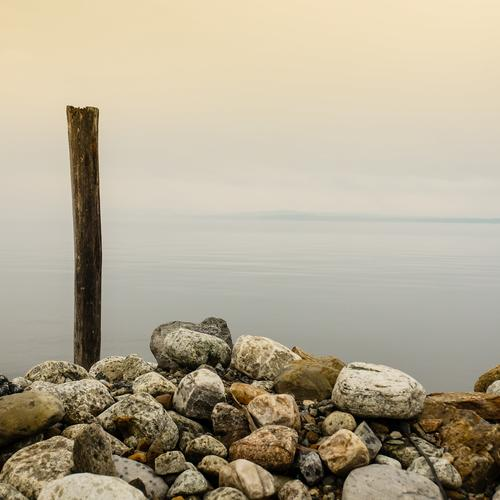
#> input picture Image_Quality_Detector/images/original/image_00000.jpg, 500 x 500 px; its folder holds only this picture in this run
$ jupyter execute --allow-errors part-1.ipynb
#> lines starting #> are read from the running program, lines starting #| are printed output that depends on the picture
#> further down, img is the input picture: PIL image 500x500 RGB; mean R, G, B 178.2, 168.3, 146.6
#> `img = img.filter(ImageFilter.BLUR)`:
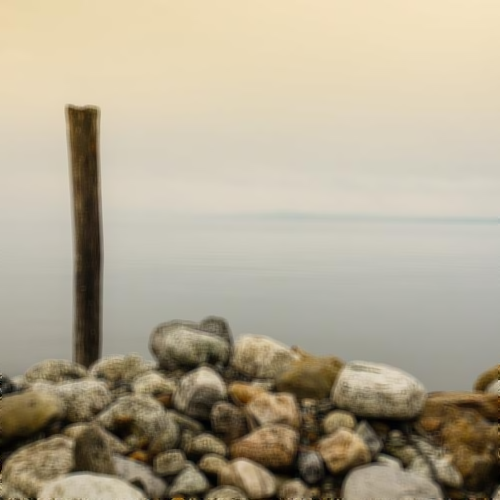
#> img: PIL image 500x500 RGB; mean R, G, B 178.2, 168.3, 146.6
#> `img = img.filter(ImageFilter.SHARPEN)`:
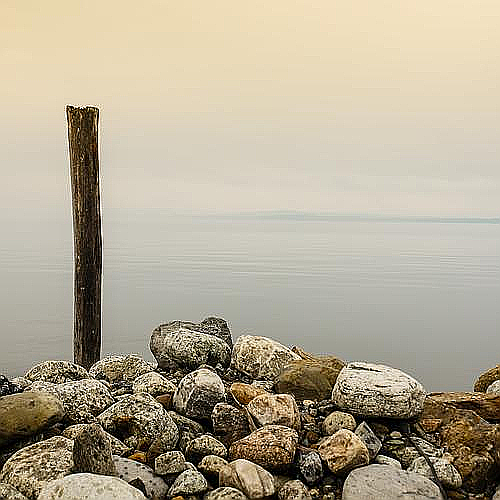
#> img: PIL image 500x500 RGB; mean R, G, B 178.5, 169.2, 148.5
#> `img = img.filter(ImageFilter.SHARPEN)`:
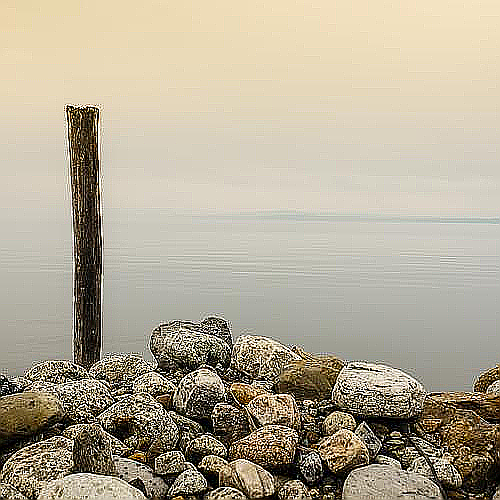
#> img: PIL image 500x500 RGB; mean R, G, B 178.9, 170.3, 150.6
## ML / Image Quality Detector
* Internet Scavering
* Automatic Image procesing
* CNN (Convolutional Neural networks)
*  DNN ( Deep Neural Networks)
* Clasification problem

+ numpy   +
+ venv    +
+ request +
+ PIL
+ torch

[cell 1]
import requests
from time import sleep
from PIL import Image,ImageFilter

URL ="https://picsum.photos/500/500"
IMG_DIR_ORIGINAL = "./images/original/"
IMG_DIR_LOWQ     = "./images/lowq/"
# IMG_DIR_BLURRED  = "./images/blurred/"
# IMG_DIR_SHAPED   = "./images/sharpened/"
IMG_AMOUNT       = 100

## Gathering Images

#> (a cell that did not finish here is left out)

#> (a cell that did not finish here is left out)

#> (a cell that did not finish here is left out)

#> (a cell that did not finish here is left out)

#> (a cell that did not finish here is left out)
